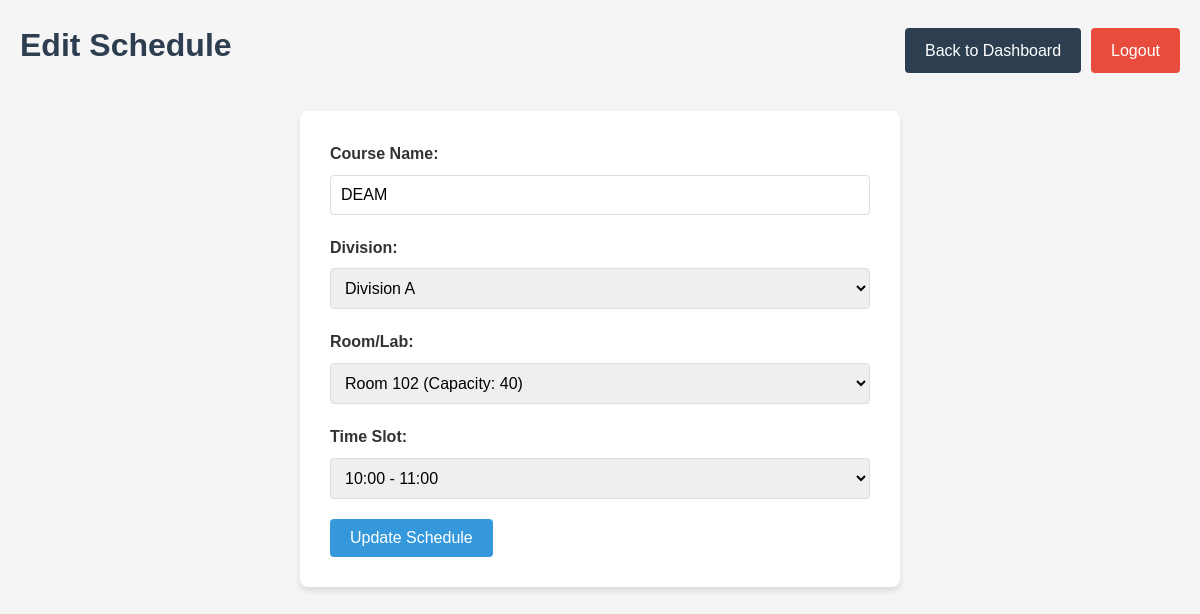
The page /faculty/edit_schedule/5 (signed in) on the database its author committed.
### models.py (models this page shows, shortened)
class Course(db.Model):
    id = db.Column(db.Integer, primary_key=True)
    name = db.Column(db.String(100), nullable=False)
    faculty_id = db.Column(db.Integer, db.ForeignKey('faculty.id'), nullable=False)
    division_id = db.Column(db.Integer, db.ForeignKey('division.id'), nullable=False)
    room_id = db.Column(db.Integer, db.ForeignKey('room.id'), nullable=False)
    time_slot_id = db.Column(db.Integer, db.ForeignKey('time_slot.id'), nullable=False)
    created_at = db.Column(db.DateTime, default=datetime.utcnow)

class Division(db.Model):
    id = db.Column(db.Integer, primary_key=True)
    name = db.Column(db.String(20), unique=True, nullable=False)
    courses = db.relationship('Course', backref='division', lazy='dynamic')

class Room(db.Model):
    id = db.Column(db.Integer, primary_key=True)
    name = db.Column(db.String(20), unique=True, nullable=False)
    capacity = db.Column(db.Integer, default=30)
    is_lab = db.Column(db.Boolean, default=False)
    courses = db.relationship('Course', backref='room', lazy='dynamic')

class TimeSlot(db.Model):
    id = db.Column(db.Integer, primary_key=True)
    day = db.Column(db.String(10), nullable=False)
    start_time = db.Column(db.Time, nullable=False)
    end_time = db.Column(db.Time, nullable=False)
    courses = db.relationship('Course', backref='time_slot', lazy='dynamic')

### app.py (the view, shortened to what this page needs)
@app.route('/faculty/edit_schedule/<int:course_id>', methods=['GET', 'POST'])
@login_required
def edit_schedule(course_id):
    course = Course.query.get_or_404(course_id)
    if course.faculty_id != current_user.id:
        flash('You are not authorized to edit this course.', 'danger')
        return redirect(url_for('faculty_dashboard'))
    divisions = Division.query.all()
    rooms = Room.query.all()
    time_slots = TimeSlot.query.all()
    return render_template('edit_schedule.html', course=course, divisions=divisions, rooms=rooms, time_slots=time_slots)

### app.py (called while the page is built)
@login_manager.user_loader
def load_user(user_id):
    return Faculty.query.get(int(user_id))

### templates/edit_schedule.html (shortened to what this page needs)
<!DOCTYPE html>
<html lang="en">
<head>
    <link rel="stylesheet" href="{{ url_for('static', filename='style.css') }}">
</head>
<body>
    <div class="container">
        <header class="dashboard-header">
            <h1>Edit Schedule</h1>
            <div class="navigation">
                <a href="{{ url_for('faculty_dashboard') }}" class="btn btn-secondary">Back to Dashboard</a>
                <a href="{{ url_for('logout') }}" class="btn btn-danger">Logout</a>
            </div>
        </header>
        <div class="form-container">
            <form action="{{ url_for('edit_schedule', course_id=course.id) }}" method="post">
                <div class="form-group">
                    <label for="course_name">Course Name:</label>
                    <input type="text" id="course_name" name="course_name" value="{{ course.name }}" required>
                </div>
                <div class="form-group">
                    <label for="division_id">Division:</label>
                    <select id="division_id" name="division_id" required>
                        {% for division in divisions %}
                            <option value="{{ division.id }}" {% if division.id == course.division_id %}selected{% endif %}>{{ division.name }}</option>
                        {% endfor %}
                    </select>
                </div>
                <div class="form-group">
                    <label for="room_id">Room/Lab:</label>
                    <select id="room_id" name="room_id" required>
                        <optgroup label="Classrooms">
                            {% for room in rooms if not room.is_lab %}
                                <option value="{{ room.id }}" {% if room.id == course.room_id %}selected{% endif %}>{{ room.name }} (Capacity: {{ room.capacity }})</option>
                            {% endfor %}
                        </optgroup>
                    </select>
                </div>
                <div class="form-group">
                    <label for="time_slot_id">Time Slot:</label>
                    <select id="time_slot_id" name="time_slot_id" required>
                        {% set days = ['Monday', 'Tuesday', 'Wednesday', 'Thursday', 'Friday'] %}
                        {% for day in days %}
                            <optgroup label="{{ day }}">
                                {% for slot in time_slots if slot.day == day %}
                                    <option value="{{ slot.id }}" {% if slot.id == course.time_slot_id %}selected{% endif %}>{{ slot.start_time.strftime('%H:%M') }} - {{ slot.end_time.strftime('%H:%M') }}</option>
                                {% endfor %}
                            </optgroup>
                        {% endfor %}
                    </select>
                </div>
                <button type="submit" class="btn btn-primary">Update Schedule</button>
            </form>
        </div>
    </div>
</body>
</html>

### static/style.css (style rules this page uses)
:root { --primary-color: #3498db; --secondary-color: #2c3e50; --success-color: #2ecc71; --danger-color: #e74c3c; --warning-color: #f39c12; --info-color: #1abc9c; --light-color: #ecf0f1; --dark-color: #34495e; }
* { margin: 0; padding: 0; box-sizing: border-box; }
body { font-family: 'Arial', sans-serif; line-height: 1.6; background-color: #f5f5f5; color: #333; }
.container { max-width: 1200px; margin: 0 auto; padding: 20px; }
header { text-align: center; margin-bottom: 30px; }
header h1 { color: var(--secondary-color); margin-bottom: 10px; }
.form-group { margin-bottom: 20px; }
.form-group label { display: block; margin-bottom: 8px; font-weight: bold; }
.form-group input, .form-group select { width: 100%; padding: 10px; border: 1px solid #ddd; border-radius: 4px; font-size: 16px; }
.form-container { max-width: 600px; margin: 0 auto; background-color: white; padding: 30px; border-radius: 8px; box-shadow: 0 4px 6px rgba(0, 0, 0, 0.1); }
.btn { display: inline-block; padding: 10px 20px; border: none; border-radius: 4px; font-size: 16px; cursor: pointer; text-decoration: none; transition: background-color 0.3s; }
.btn-primary { background-color: var(--primary-color); color: white; }
.btn-secondary { background-color: var(--secondary-color); color: white; }
.btn-danger { background-color: var(--danger-color); color: white; }
.dashboard-header { display: flex; justify-content: space-between; align-items: center; margin-bottom: 30px; }
.navigation { display: flex; gap: 10px; }

### rows shown on the page
Course: course_name "DEAM", division_id "Division A", room_id "Room 102 (Capacity: 40)", time_slot_id "10:00 - 11:00"
